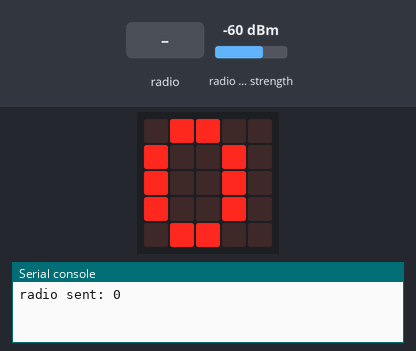
Recording of a program running on a simulated BBC micro:bit (MakeCode). On the bench: the board's 5×5 LED display, the last lines printed to the serial console. The test bench sets the inputs (shaded band); at power-on: radio signal strength -60 dBm. No radio messages arrive unless stated (any console line starting 'radio sent:' is added by the test bench).

Above: at 0.1 s.
At 1.8 s:
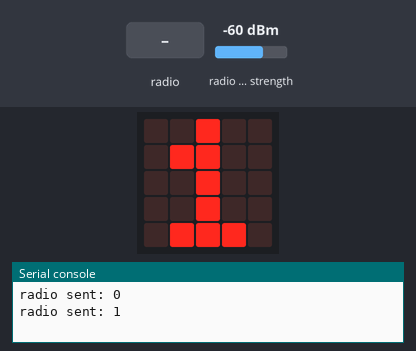
1.9 s: radio message "1" arrives
At 2.3 s:
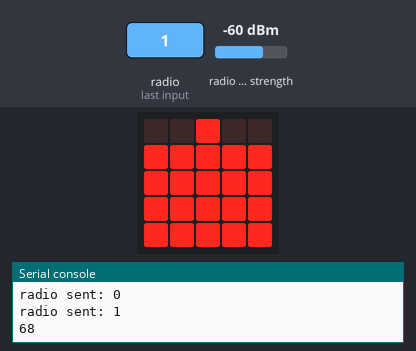
Timing chart, 0 to 4.9 s (numbered marks = the images above; inputs shaded):
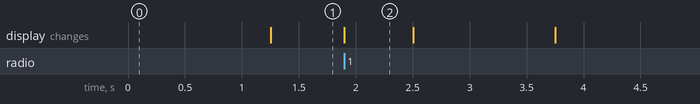

The program:

main.ts
```typescript
radio.onReceivedNumber(function (receivedNumber) {
    led.plotBarGraph(
    radio.receivedPacket(RadioPacketProperty.SignalStrength) + 128,
    86
    )
})
radio.setGroup(1)
radio.setTransmitPower(1)
basic.forever(function () {
    for (let index = 0; index <= 9; index++) {
        radio.sendNumber(index)
        basic.showNumber(index)
        basic.pause(500)
    }
})
```

test.ts
```typescript
// tests gaan hier; deze zal niet worden gecompileerd wanneer dit pakket wordt gebruikt als extensie.
```

Measured:
- after the input at 1.9 s, the display: changes at once (image 2)
- what the display in image 2 shows lasts 0.6 s, from 1.9 s to 2.5 s
